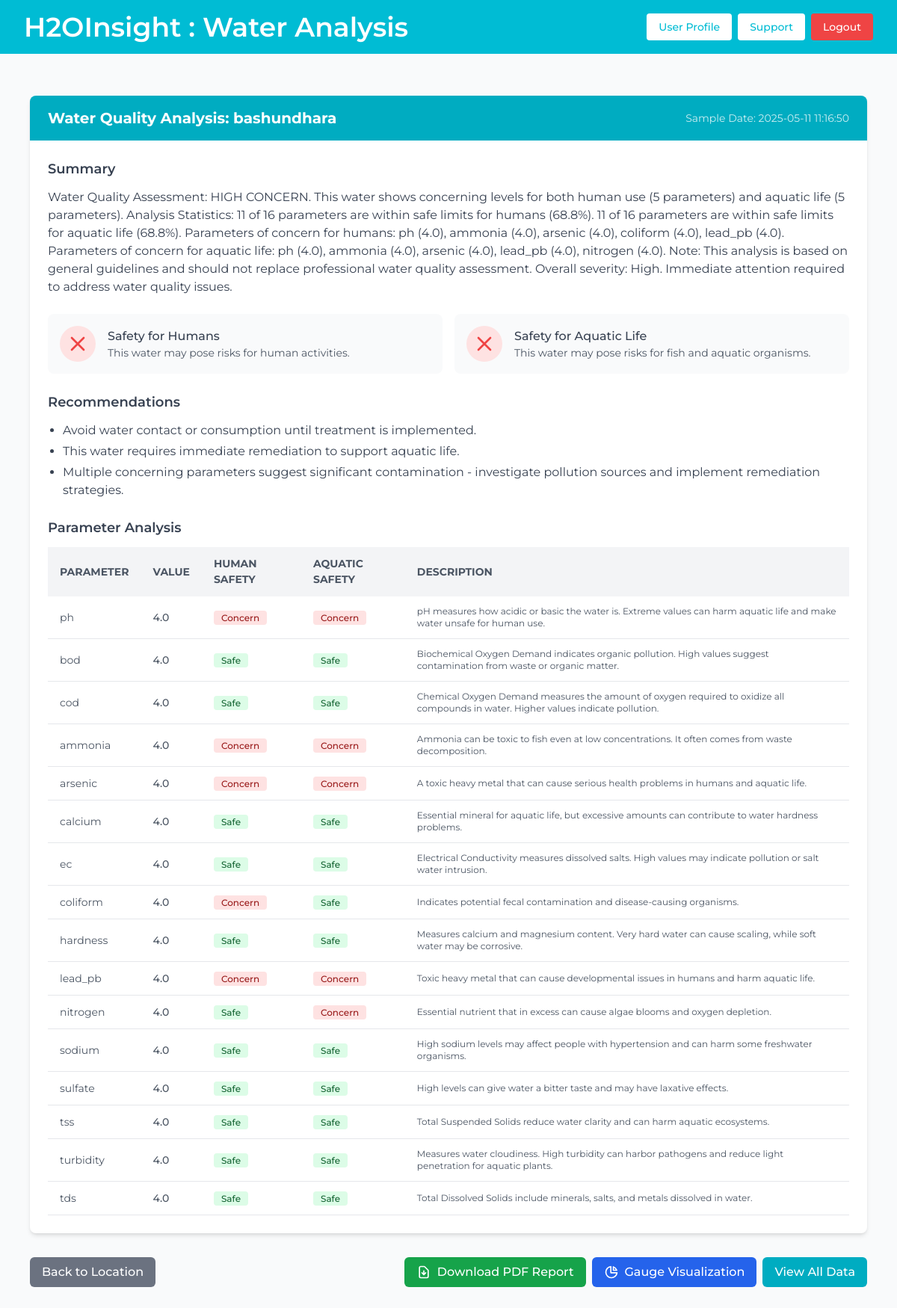
The page /analyze_water/1 (signed in) on the database its author committed.
### tables this page shows
CREATE TABLE locations (
    location_id INTEGER PRIMARY KEY AUTOINCREMENT,
    user_id INTEGER,
    location_name TEXT NOT NULL,
    description TEXT,
    latitude REAL DEFAULT 0.00,
    longitude REAL DEFAULT 0.00,
    date_submitted TIMESTAMP DEFAULT CURRENT_TIMESTAMP,
    FOREIGN KEY (user_id) REFERENCES users(user_id) ON DELETE SET NULL
);

CREATE TABLE data (
    data_id INTEGER PRIMARY KEY AUTOINCREMENT, 
    location_id INTEGER,
    user_id INTEGER,
    date_submitted TIMESTAMP DEFAULT CURRENT_TIMESTAMP,
    ph REAL,
    bod REAL,
    cod REAL,
    temperature REAL,
    ammonia REAL,
    arsenic REAL,
    calcium REAL,
    ec REAL,
    coliform REAL,
    hardness REAL,
    lead_pb REAL,
    nitrogen REAL,
    sodium REAL,
    sulfate REAL,
    tss REAL,
    turbidity REAL,
    tds REAL,
    FOREIGN KEY (location_id) REFERENCES locations(location_id) ON DELETE CASCADE,
    FOREIGN KEY (user_id) REFERENCES users(user_id) ON DELETE SET NULL
);

### routes/data.py (the view)
@data_bp.route("/analyze_water/<int:data_id>")
def analyze_water(data_id):
    if not session.get("user_id"):
        return redirect("/login")
    try:
        with DatabaseConnection(dictionary=True) as (cur, db):
            query = "SELECT * FROM data WHERE data_id = ?"
            data = (data_id, )
            cur.execute(query, data)
            water_data = cur.fetchone()
            if not water_data:
                session["error_message"] = "Data not found"
                return redirect(url_for("auth.apology"))
            location_id = water_data["location_id"]
            query = "SELECT * FROM locations WHERE location_id = ?"
            data = (location_id, )
            cur.execute(query, data)
            location = cur.fetchone()
    except Exception as e:
        session["error_message"] = f"Error retrieving data for analysis: {str(e)}"
        return redirect(url_for("auth.apology"))
    analysis_result = analyze_water_quality(water_data)
    return render_template(
        "analyze_water.html",
        water_data=water_data,
        location=location,
        analysis=analysis_result
    )

### models/db.py (called while the page is built)
    def __enter__(self):
        self.connection = sqlite3.connect(DB_PATH)
        self.connection.execute("PRAGMA foreign_keys = ON")
        if self.dictionary:
            self.connection.row_factory = sqlite3.Row
        self.cursor = self.connection.cursor()
        return self.cursor, self.connection

    def __exit__(self, exc_type, exc_val, exc_tb):
        if self.cursor:
            self.cursor.close()
        if self.connection:
            self.connection.close()
        return False  # Let any exceptions propagate

### templates/analyze_water.html (shortened to what this page needs)
{% extends "layout.html" %}
{% block header %}
    : Water Analysis
{% endblock %}
{% block main %}
<div class="max-w-6xl mx-auto px-4 py-8">
    <div class="bg-white rounded-lg shadow-md overflow-hidden mb-8">
        <div class="bg-primary-600 text-white py-4 px-6">
            <div class="flex items-center justify-between">
                <h2 class="text-xl font-bold">
                    Water Quality Analysis: {{ location.location_name }}
                </h2>
                <div>
                    <span class="text-sm opacity-80">Sample Date:
                        {% if water_data.date_submitted is string %}
                            {{ water_data.date_submitted }}
                        {% else %}
                            {{ water_data.date_submitted.strftime('%Y-%m-%d') }}
                        {% endif %}
                    </span>
                </div>
            </div>
        </div>
        <div class="p-6">
            <div class="mb-6">
                <h3 class="text-lg font-semibold text-gray-700 mb-3">Summary</h3>
                <p class="text-gray-700">{{ analysis.summary }}</p>
            </div>
            <div class="grid grid-cols-1 md:grid-cols-2 gap-4 mb-6">
                <div class="flex items-center p-4 bg-gray-50 rounded-lg">
                    <div class="flex-shrink-0 mr-4">
                        {% if analysis.human_safe %}
                            <div class="w-12 h-12 rounded-full bg-green-100 flex items-center justify-center">
                                <svg class="w-8 h-8 text-green-500" fill="none" stroke="currentColor" viewBox="0 0 24 24">
                                    <path stroke-linecap="round" stroke-linejoin="round" stroke-width="2" d="M5 13l4 4L19 7"></path>
                                </svg>
                            </div>
                        {% else %}
                            <div class="w-12 h-12 rounded-full bg-red-100 flex items-center justify-center">
                                <svg class="w-8 h-8 text-red-500" fill="none" stroke="currentColor" viewBox="0 0 24 24">
                                    <path stroke-linecap="round" stroke-linejoin="round" stroke-width="2" d="M6 18L18 6M6 6l12 12"></path>
                                </svg>
                            </div>
                        {% endif %}
                    </div>
                    <div>
                        <h4 class="font-medium text-gray-700">Safety for Humans</h4>
                        <p class="text-sm text-gray-600">
                            {% if analysis.human_safe %}
                                This water is likely safe for human activities based on measured parameters.
                            {% else %}
                                This water may pose risks for human activities.
                            {% endif %}
                        </p>
                    </div>
                </div>
                <div class="flex items-center p-4 bg-gray-50 rounded-lg">
                    <div class="flex-shrink-0 mr-4">
                        {% if analysis.fish_safe %}
                            <div class="w-12 h-12 rounded-full bg-green-100 flex items-center justify-center">
                                <svg class="w-8 h-8 text-green-500" fill="none" stroke="currentColor" viewBox="0 0 24 24">
                                    <path stroke-linecap="round" stroke-linejoin="round" stroke-width="2" d="M5 13l4 4L19 7"></path>
                                </svg>
                            </div>
                        {% else %}
                            <div class="w-12 h-12 rounded-full bg-red-100 flex items-center justify-center">
                                <svg class="w-8 h-8 text-red-500" fill="none" stroke="currentColor" viewBox="0 0 24 24">
                                    <path stroke-linecap="round" stroke-linejoin="round" stroke-width="2" d="M6 18L18 6M6 6l12 12"></path>
                                </svg>
                            </div>
                        {% endif %}
                    </div>
                    <div>
                        <h4 class="font-medium text-gray-700">Safety for Aquatic Life</h4>
                        <p class="text-sm text-gray-600">
                            {% if analysis.fish_safe %}
                                This water is likely safe for fish and aquatic organisms.
                            {% else %}
                                This water may pose risks for fish and aquatic organisms.
                            {% endif %}
                        </p>
                    </div>
                </div>
            </div>
            {% if analysis.recommendations %}
            <div class="mb-6">
                <h3 class="text-lg font-semibold text-gray-700 mb-3">Recommendations</h3>
                <ul class="list-disc pl-5 space-y-1 text-gray-700">
                    {% for recommendation in analysis.recommendations %}
                        <li>{{ recommendation }}</li>
                    {% endfor %}
                </ul>
            </div>
            {% endif %}
            <div>
                <h3 class="text-lg font-semibold text-gray-700 mb-3">Parameter Analysis</h3>
                <div class="overflow-x-auto">
                    <table class="min-w-full bg-white">
                        <thead>
                            <tr class="bg-gray-100 text-gray-600 uppercase text-sm leading-normal">
                                <th class="py-3 px-4 text-left">Parameter</th>
                                <th class="py-3 px-4 text-left">Value</th>
                                <th class="py-3 px-4 text-left">Human Safety</th>
                                <th class="py-3 px-4 text-left">Aquatic Safety</th>
                                <th class="py-3 px-4 text-left">Description</th>
                            </tr>
                        </thead>
                        <tbody class="text-gray-600 text-sm">
                            {% for param_name, param_analysis in analysis.parameter_analysis.items() %}
                                <tr class="border-b border-gray-200 hover:bg-gray-50">
                                    <td class="py-3 px-4 text-left">{{ param_name }}</td>
                                    <td class="py-3 px-4 text-left font-medium">{{ water_data[param_name] }}</td>
                                    <td class="py-3 px-4 text-left">
                                        {% if param_analysis.human_safe == True %}
                                            <span class="bg-green-100 text-green-800 text-xs font-medium px-2.5 py-0.5 rounded">Safe</span>
                                        {% elif param_analysis.human_safe == False %}
                                            <span class="bg-red-100 text-red-800 text-xs font-medium px-2.5 py-0.5 rounded">Concern</span>
                                        {% else %}
                                            <span class="bg-gray-100 text-gray-800 text-xs font-medium px-2.5 py-0.5 rounded">N/A</span>
                                        {% endif %}
                                    </td>
                                    <td class="py-3 px-4 text-left">
                                        {% if param_analysis.fish_safe == True %}
                                            <span class="bg-green-100 text-green-800 text-xs font-medium px-2.5 py-0.5 rounded">Safe</span>
                                        {% elif param_analysis.fish_safe == False %}
                                            <span class="bg-red-100 text-red-800 text-xs font-medium px-2.5 py-0.5 rounded">Concern</span>
                                        {% else %}
                                            <span class="bg-gray-100 text-gray-800 text-xs font-medium px-2.5 py-0.5 rounded">N/A</span>
                                        {% endif %}
                                    </td>
                                    <td class="py-3 px-4 text-left text-xs">{{ param_analysis.description }}</td>
                                </tr>
                            {% endfor %}
                        </tbody>
                    </table>
                </div>
            </div>
        </div>
    </div>
    <div class="flex justify-between">
        <a href="{{ url_for('locations.view', location_id=location.location_id) }}" class="bg-gray-500 hover:bg-gray-600 text-white font-medium py-2 px-4 rounded-md transition duration-200">
            Back to Location
        </a>
        <div class="flex gap-2">
            <a href="{{ url_for('data.download_report', data_id=water_data.data_id) }}" class="bg-green-600 hover:bg-green-700 text-white font-medium py-2 px-4 rounded-md transition duration-200 flex items-center">
                Download PDF Report
            </a>
            <a href="{{ url_for('data.gauge_visualization', data_id=water_data.data_id) }}" class="bg-blue-600 hover:bg-blue-700 text-white font-medium py-2 px-4 rounded-md transition duration-200 flex items-center">
                Gauge Visualization
            </a>
            <a href="{{ url_for('data.all_location_data', location_id=location.location_id) }}" class="bg-primary-600 hover:bg-primary-700 text-white font-medium py-2 px-4 rounded-md transition duration-200">
                View All Data
            </a>
        </div>
    </div>
</div>
{% endblock %}

### rows shown on the page
locations: location_name "bashundhara"
data: date_submitted "2025-05-11 11:16:50", ph "4.0" "4.0" "4.0" "4.0" "4.0" "4.0" "4.0" "4.0" "4.0" "4.0" "4.0" "4.0" "4.0" "4.0" "4.0" "4.0"

### other values the page prints
{{ recommendation }} "Avoid water contact or consumption until treatment is implemented." "This water requires immediate remediation to support aquatic life." "Multiple concerning parameters suggest significant contamination - investigate pollution sources and implement remediation strategies."
{{ param_name }} "ph" "bod" "cod" "ammonia" "arsenic" "calcium" "ec" "coliform" "hardness" "lead_pb" "nitrogen" "sodium" "sulfate" "tss" "turbidity" "tds"
{{ param_analysis.description }} "pH measures how acidic or basic the water is. Extreme values can harm aquatic life and make water unsafe for human use." "Biochemical Oxygen Demand indicates organic pollution. High values suggest contamination from waste or organic matter." "Chemical Oxygen Demand measures the amount of oxygen required to oxidize all compounds in water. Higher values indicate pollution." "Ammonia can be toxic to fish even at low concentrations. It often comes from waste decomposition." "A toxic heavy metal that can cause serious health problems in humans and aquatic life." "Essential mineral for aquatic life, but excessive amounts can contribute to water hardness problems." "Electrical Conductivity measures dissolved salts. High values may indicate pollution or salt water intrusion." "Indicates potential fecal contamination and disease-causing organisms." "Measures calcium and magnesium content. Very hard water can cause scaling, while soft water may be corrosive." "Toxic heavy metal that can cause developmental issues in humans and harm aquatic life." "Essential nutrient that in excess can cause algae blooms and oxygen depletion." "High sodium levels may affect people with hypertension and can harm some freshwater organisms." "High levels can give water a bitter taste and may have laxative effects." "Total Suspended Solids reduce water clarity and can harm aquatic ecosystems." "Measures water cloudiness. High turbidity can harbor pathogens and reduce light penetration for aquatic plants." "Total Dissolved Solids include minerals, salts, and metals dissolved in water."
